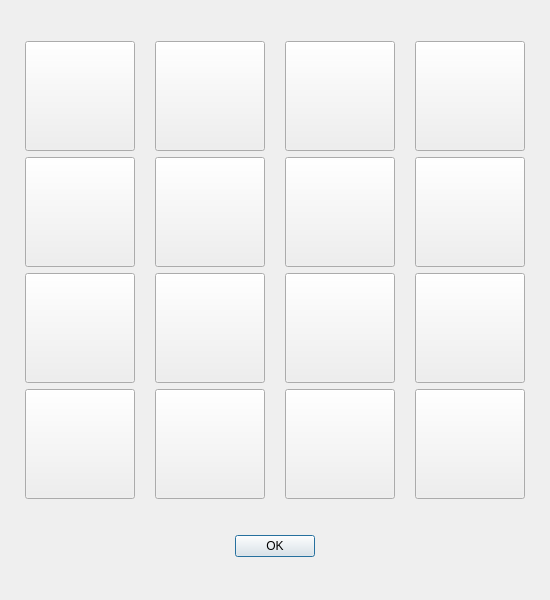
<?xml version="1.0" encoding="UTF-8"?>
<ui version="4.0">
 <class>all_notes_dialog</class>
 <widget class="QDialog" name="all_notes_dialog">
  <property name="geometry">
   <rect>
    <x>0</x>
    <y>0</y>
    <width>550</width>
    <height>600</height>
   </rect>
  </property>
  <property name="sizePolicy">
   <sizepolicy hsizetype="Preferred" vsizetype="Preferred">
    <horstretch>0</horstretch>
    <verstretch>0</verstretch>
   </sizepolicy>
  </property>
  <property name="minimumSize">
   <size>
    <width>50</width>
    <height>50</height>
   </size>
  </property>
  <property name="maximumSize">
   <size>
    <width>550</width>
    <height>600</height>
   </size>
  </property>
  <property name="sizeIncrement">
   <size>
    <width>10</width>
    <height>10</height>
   </size>
  </property>
  <property name="windowTitle">
   <string>Notatki</string>
  </property>
  <layout class="QVBoxLayout" name="verticalLayout">
   <item>
    <layout class="QGridLayout" name="gridLayout">
     <property name="spacing">
      <number>6</number>
     </property>
     <item row="0" column="0">
      <widget class="QPushButton" name="note_1">
       <property name="sizePolicy">
        <sizepolicy hsizetype="Preferred" vsizetype="Preferred">
         <horstretch>0</horstretch>
         <verstretch>0</verstretch>
        </sizepolicy>
       </property>
       <property name="minimumSize">
        <size>
         <width>110</width>
         <height>110</height>
        </size>
       </property>
       <property name="maximumSize">
        <size>
         <width>110</width>
         <height>110</height>
        </size>
       </property>
       <property name="font">
        <font>
         <pointsize>9</pointsize>
        </font>
       </property>
       <property name="text">
        <string/>
       </property>
      </widget>
     </item>
     <item row="0" column="1">
      <widget class="QPushButton" name="note_2">
       <property name="sizePolicy">
        <sizepolicy hsizetype="Preferred" vsizetype="Preferred">
         <horstretch>0</horstretch>
         <verstretch>0</verstretch>
        </sizepolicy>
       </property>
       <property name="minimumSize">
        <size>
         <width>110</width>
         <height>110</height>
        </size>
       </property>
       <property name="maximumSize">
        <size>
         <width>110</width>
         <height>110</height>
        </size>
       </property>
       <property name="font">
        <font>
         <pointsize>9</pointsize>
        </font>
       </property>
       <property name="text">
        <string/>
       </property>
      </widget>
     </item>
     <item row="0" column="2">
      <widget class="QPushButton" name="note_3">
       <property name="sizePolicy">
        <sizepolicy hsizetype="Preferred" vsizetype="Preferred">
         <horstretch>0</horstretch>
         <verstretch>0</verstretch>
        </sizepolicy>
       </property>
       <property name="minimumSize">
        <size>
         <width>110</width>
         <height>110</height>
        </size>
       </property>
       <property name="maximumSize">
        <size>
         <width>110</width>
         <height>110</height>
        </size>
       </property>
       <property name="font">
        <font>
         <pointsize>9</pointsize>
        </font>
       </property>
       <property name="text">
        <string/>
       </property>
      </widget>
     </item>
     <item row="0" column="3">
      <widget class="QPushButton" name="note_4">
       <property name="sizePolicy">
        <sizepolicy hsizetype="Preferred" vsizetype="Preferred">
         <horstretch>0</horstretch>
         <verstretch>0</verstretch>
        </sizepolicy>
       </property>
       <property name="minimumSize">
        <size>
         <width>110</width>
         <height>110</height>
        </size>
       </property>
       <property name="maximumSize">
        <size>
         <width>110</width>
         <height>110</height>
        </size>
       </property>
       <property name="font">
        <font>
         <pointsize>9</pointsize>
        </font>
       </property>
       <property name="text">
        <string/>
       </property>
      </widget>
     </item>
     <item row="1" column="0">
      <widget class="QPushButton" name="note_5">
       <property name="sizePolicy">
        <sizepolicy hsizetype="Preferred" vsizetype="Preferred">
         <horstretch>0</horstretch>
         <verstretch>0</verstretch>
        </sizepolicy>
       </property>
       <property name="minimumSize">
        <size>
         <width>110</width>
         <height>110</height>
        </size>
       </property>
       <property name="maximumSize">
        <size>
         <width>110</width>
         <height>110</height>
        </size>
       </property>
       <property name="font">
        <font>
         <pointsize>9</pointsize>
        </font>
       </property>
       <property name="text">
        <string/>
       </property>
      </widget>
     </item>
     <item row="1" column="1">
      <widget class="QPushButton" name="note_6">
       <property name="sizePolicy">
        <sizepolicy hsizetype="Preferred" vsizetype="Preferred">
         <horstretch>0</horstretch>
         <verstretch>0</verstretch>
        </sizepolicy>
       </property>
       <property name="minimumSize">
        <size>
         <width>110</width>
         <height>110</height>
        </size>
       </property>
       <property name="maximumSize">
        <size>
         <width>110</width>
         <height>110</height>
        </size>
       </property>
       <property name="font">
        <font>
         <pointsize>9</pointsize>
        </font>
       </property>
       <property name="text">
        <string/>
       </property>
      </widget>
     </item>
     <item row="1" column="2">
      <widget class="QPushButton" name="note_7">
       <property name="sizePolicy">
        <sizepolicy hsizetype="Preferred" vsizetype="Preferred">
         <horstretch>0</horstretch>
         <verstretch>0</verstretch>
        </sizepolicy>
       </property>
       <property name="minimumSize">
        <size>
         <width>110</width>
         <height>110</height>
        </size>
       </property>
       <property name="maximumSize">
        <size>
         <width>110</width>
         <height>110</height>
        </size>
       </property>
       <property name="font">
        <font>
         <pointsize>9</pointsize>
        </font>
       </property>
       <property name="text">
        <string/>
       </property>
      </widget>
     </item>
     <item row="1" column="3">
      <widget class="QPushButton" name="note_8">
       <property name="sizePolicy">
        <sizepolicy hsizetype="Preferred" vsizetype="Preferred">
         <horstretch>0</horstretch>
         <verstretch>0</verstretch>
        </sizepolicy>
       </property>
       <property name="minimumSize">
        <size>
         <width>110</width>
         <height>110</height>
        </size>
       </property>
       <property name="maximumSize">
        <size>
         <width>110</width>
         <height>110</height>
        </size>
       </property>
       <property name="font">
        <font>
         <pointsize>9</pointsize>
        </font>
       </property>
       <property name="text">
        <string/>
       </property>
      </widget>
     </item>
     <item row="2" column="0">
      <widget class="QPushButton" name="note_9">
       <property name="sizePolicy">
        <sizepolicy hsizetype="Preferred" vsizetype="Preferred">
         <horstretch>0</horstretch>
         <verstretch>0</verstretch>
        </sizepolicy>
       </property>
       <property name="minimumSize">
        <size>
         <width>110</width>
         <height>110</height>
        </size>
       </property>
       <property name="maximumSize">
        <size>
         <width>110</width>
         <height>110</height>
        </size>
       </property>
       <property name="font">
        <font>
         <pointsize>9</pointsize>
        </font>
       </property>
       <property name="text">
        <string/>
       </property>
      </widget>
     </item>
     <item row="2" column="1">
      <widget class="QPushButton" name="note_10">
       <property name="sizePolicy">
        <sizepolicy hsizetype="Preferred" vsizetype="Preferred">
         <horstretch>0</horstretch>
         <verstretch>0</verstretch>
        </sizepolicy>
       </property>
       <property name="minimumSize">
        <size>
         <width>110</width>
         <height>110</height>
        </size>
       </property>
       <property name="maximumSize">
        <size>
         <width>110</width>
         <height>110</height>
        </size>
       </property>
       <property name="font">
        <font>
         <pointsize>9</pointsize>
        </font>
       </property>
       <property name="text">
        <string/>
       </property>
      </widget>
     </item>
     <item row="2" column="2">
      <widget class="QPushButton" name="note_11">
       <property name="sizePolicy">
        <sizepolicy hsizetype="Preferred" vsizetype="Preferred">
         <horstretch>0</horstretch>
         <verstretch>0</verstretch>
        </sizepolicy>
       </property>
       <property name="minimumSize">
        <size>
         <width>110</width>
         <height>110</height>
        </size>
       </property>
       <property name="maximumSize">
        <size>
         <width>110</width>
         <height>110</height>
        </size>
       </property>
       <property name="font">
        <font>
         <pointsize>9</pointsize>
        </font>
       </property>
       <property name="text">
        <string/>
       </property>
      </widget>
     </item>
     <item row="2" column="3">
      <widget class="QPushButton" name="note_12">
       <property name="sizePolicy">
        <sizepolicy hsizetype="Preferred" vsizetype="Preferred">
         <horstretch>0</horstretch>
         <verstretch>0</verstretch>
        </sizepolicy>
       </property>
       <property name="minimumSize">
        <size>
         <width>110</width>
         <height>110</height>
        </size>
       </property>
       <property name="maximumSize">
        <size>
         <width>110</width>
         <height>110</height>
        </size>
       </property>
       <property name="font">
        <font>
         <pointsize>9</pointsize>
        </font>
       </property>
       <property name="text">
        <string/>
       </property>
      </widget>
     </item>
     <item row="3" column="0">
      <widget class="QPushButton" name="note_13">
       <property name="sizePolicy">
        <sizepolicy hsizetype="Preferred" vsizetype="Preferred">
         <horstretch>0</horstretch>
         <verstretch>0</verstretch>
        </sizepolicy>
       </property>
       <property name="minimumSize">
        <size>
         <width>110</width>
         <height>110</height>
        </size>
       </property>
       <property name="maximumSize">
        <size>
         <width>110</width>
         <height>110</height>
        </size>
       </property>
       <property name="font">
        <font>
         <pointsize>9</pointsize>
        </font>
       </property>
       <property name="text">
        <string/>
       </property>
      </widget>
     </item>
     <item row="3" column="1">
      <widget class="QPushButton" name="note_14">
       <property name="sizePolicy">
        <sizepolicy hsizetype="Preferred" vsizetype="Preferred">
         <horstretch>0</horstretch>
         <verstretch>0</verstretch>
        </sizepolicy>
       </property>
       <property name="minimumSize">
        <size>
         <width>110</width>
         <height>110</height>
        </size>
       </property>
       <property name="maximumSize">
        <size>
         <width>110</width>
         <height>110</height>
        </size>
       </property>
       <property name="font">
        <font>
         <pointsize>9</pointsize>
        </font>
       </property>
       <property name="text">
        <string/>
       </property>
      </widget>
     </item>
     <item row="3" column="2">
      <widget class="QPushButton" name="note_15">
       <property name="sizePolicy">
        <sizepolicy hsizetype="Preferred" vsizetype="Preferred">
         <horstretch>0</horstretch>
         <verstretch>0</verstretch>
        </sizepolicy>
       </property>
       <property name="minimumSize">
        <size>
         <width>110</width>
         <height>110</height>
        </size>
       </property>
       <property name="maximumSize">
        <size>
         <width>110</width>
         <height>110</height>
        </size>
       </property>
       <property name="font">
        <font>
         <pointsize>9</pointsize>
        </font>
       </property>
       <property name="text">
        <string/>
       </property>
      </widget>
     </item>
     <item row="3" column="3">
      <widget class="QPushButton" name="note_16">
       <property name="sizePolicy">
        <sizepolicy hsizetype="Preferred" vsizetype="Preferred">
         <horstretch>0</horstretch>
         <verstretch>0</verstretch>
        </sizepolicy>
       </property>
       <property name="minimumSize">
        <size>
         <width>110</width>
         <height>110</height>
        </size>
       </property>
       <property name="maximumSize">
        <size>
         <width>110</width>
         <height>110</height>
        </size>
       </property>
       <property name="font">
        <font>
         <pointsize>9</pointsize>
        </font>
       </property>
       <property name="text">
        <string/>
       </property>
      </widget>
     </item>
    </layout>
   </item>
   <item>
    <widget class="QDialogButtonBox" name="buttonBox">
     <property name="orientation">
      <enum>Qt::Horizontal</enum>
     </property>
     <property name="standardButtons">
      <set>QDialogButtonBox::Ok</set>
     </property>
     <property name="centerButtons">
      <bool>true</bool>
     </property>
    </widget>
   </item>
  </layout>
 </widget>
 <resources/>
 <connections>
  <connection>
   <sender>buttonBox</sender>
   <signal>accepted()</signal>
   <receiver>all_notes_dialog</receiver>
   <slot>accept()</slot>
   <hints>
    <hint type="sourcelabel">
     <x>248</x>
     <y>254</y>
    </hint>
    <hint type="destinationlabel">
     <x>157</x>
     <y>274</y>
    </hint>
   </hints>
  </connection>
  <connection>
   <sender>buttonBox</sender>
   <signal>rejected()</signal>
   <receiver>all_notes_dialog</receiver>
   <slot>reject()</slot>
   <hints>
    <hint type="sourcelabel">
     <x>316</x>
     <y>260</y>
    </hint>
    <hint type="destinationlabel">
     <x>286</x>
     <y>274</y>
    </hint>
   </hints>
  </connection>
 </connections>
</ui>
